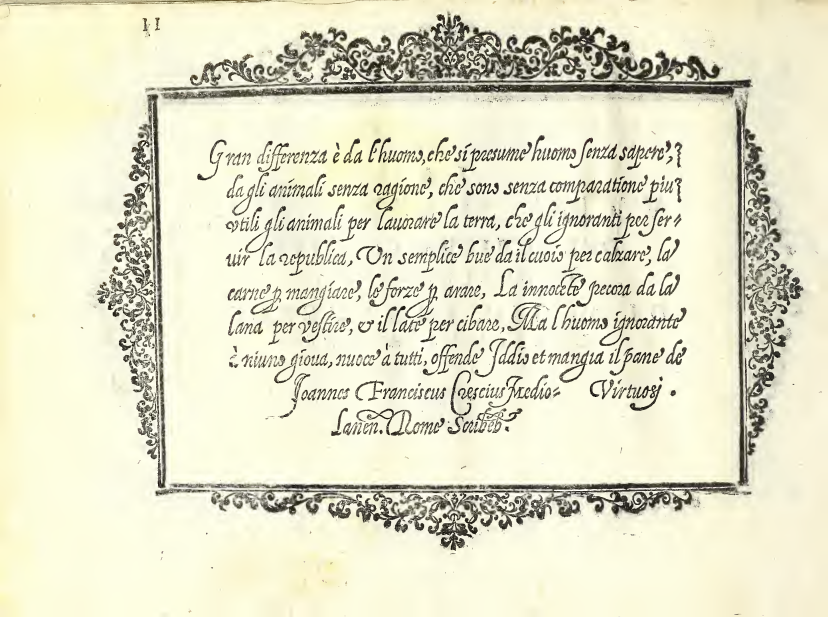
#> input picture data/Cresci_Essemplare-38-73.pdf_page_1.jpg, 2483 x 1850 px (shown at 1/3 size); its folder holds only this picture in this run
$ python -i augmentation.py   (imports and definitions only)
#> lines starting #> are read from the running program, lines starting #| are printed output that depends on the picture
#> further down, picture is the input picture: shape (1850, 2483, 3); mean B, G, R 200.8, 225.5, 227.2
import os
import cv2
import numpy as np
import lxml.etree as ET  # Faster XML parsing
import shutil
import random
import multiprocessing as mp
import tqdm

def apply_bleeding_effect(image, blur_strength=15, stretch_factor=1.2, alpha=0.4):
    """ Simulates ink bleeding effect by blurring and stretching the image slightly. """
#> called with blur_strength = 15, stretch_factor = 1.2, alpha = 0.4
    flipped = cv2.flip(image, 1)  # Mirror flip
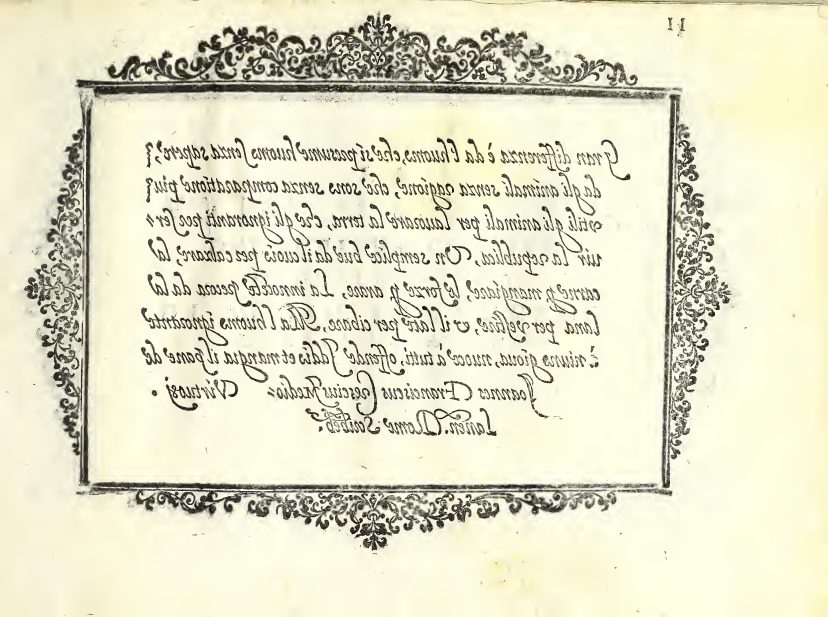
#> flipped: shape (1850, 2483, 3) (shown at 1/3 size); mean B, G, R 200.8, 225.5, 227.2
    blurred = cv2.GaussianBlur(flipped, (blur_strength, blur_strength), blur_strength // 3)
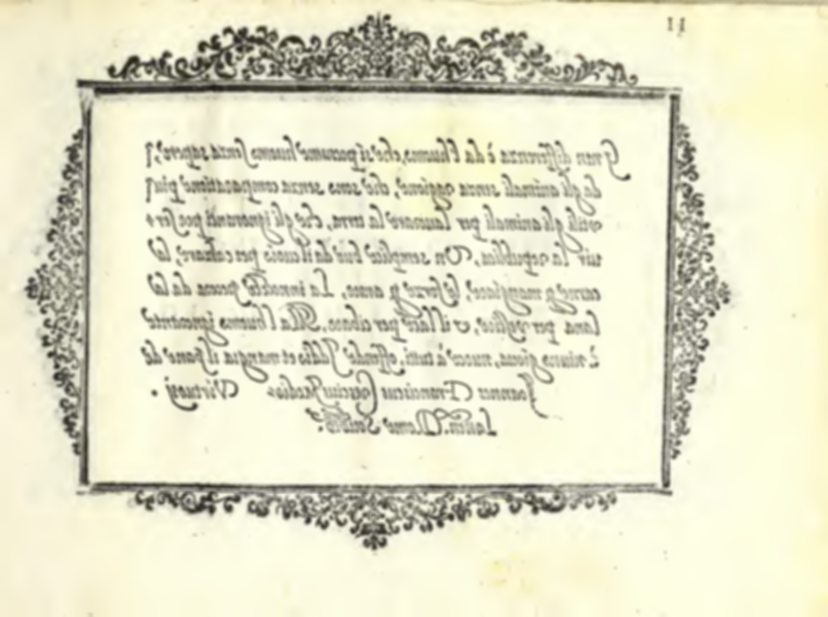
#> blurred: shape (1850, 2483, 3) (shown at 1/3 size); mean B, G, R 200.8, 225.5, 227.2

    h, w = blurred.shape[:2]
#> h = 1850; w = 2483
    stretched = cv2.resize(blurred, (w, int(h * stretch_factor)))
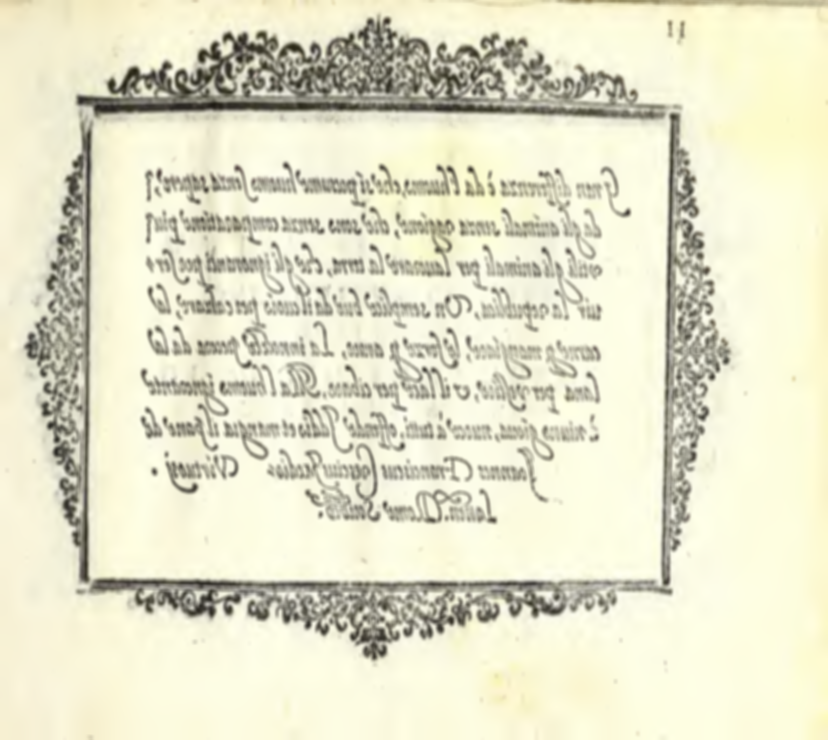
#> stretched: shape (2220, 2483, 3) (shown at 1/3 size); mean B, G, R 200.8, 225.5, 227.2
    resized = cv2.resize(stretched, (w, h))

    return cv2.addWeighted(image.astype(np.float32), 1 - alpha, resized.astype(np.float32), alpha, 0).astype(np.uint8)
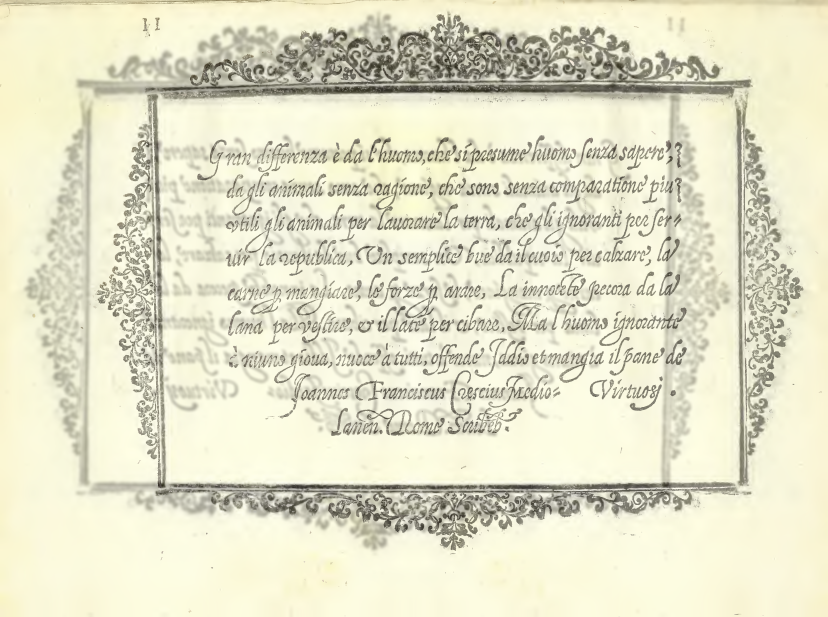
#> returned value: shape (1850, 2483, 3) (shown at 1/3 size); mean of channels 0, 1, 2 200.4, 225.1, 226.8; drawn as B, G, R

# [96 lines left out: functions apply_morphological_transforms, apply_random_shadow, process_image, augmentation, not called in this run]

>>> import cv2
>>> picture = cv2.imread('../data/Cresci_Essemplare-38-73.pdf_page_1.jpg')
>>> result = apply_bleeding_effect(picture)
